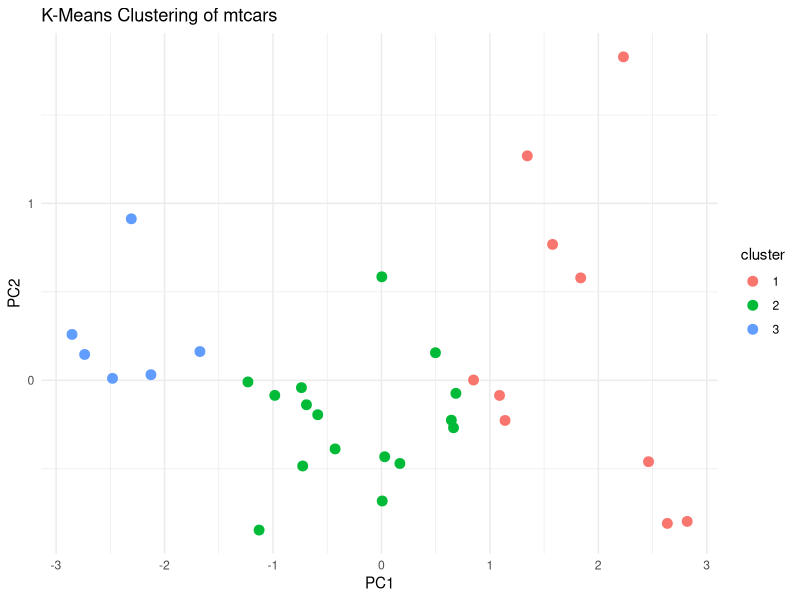

Generate this figure with R:
data(mtcars)

features <- mtcars[, c("mpg", "hp", "wt")]

scaled_features <- scale(features)

set.seed(123)
km <- kmeans(scaled_features, centers = 3)

mtcars$cluster <- as.factor(km$cluster)

library(ggplot2)
pca <- prcomp(scaled_features)
pca_df <- data.frame(pca$x[, 1:2], cluster = mtcars$cluster)

ggplot(pca_df, aes(x = PC1, y = PC2, color = cluster)) +
  geom_point(size = 3) +
  labs(title = "K-Means Clustering of mtcars", x = "PC1", y = "PC2") +
  theme_minimal()